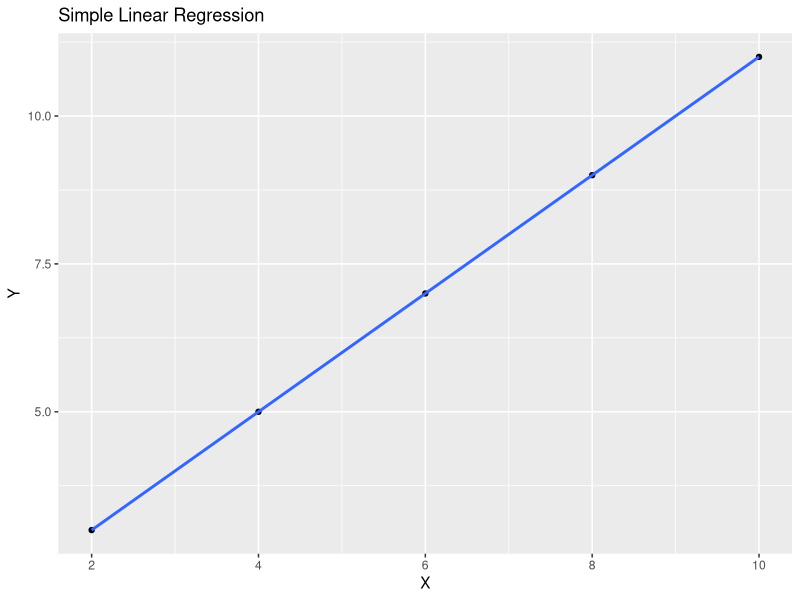

Write R code to recreate this figure.
# Load the ggplot2 package for data visualization
library(ggplot2)

# Create a dataset with two variables x and y
x <- c(2, 4, 6, 8, 10)
y <- c(3, 5, 7, 9, 11)
data <- data.frame(x, y)

# Plot the data using ggplot2
ggplot(data, aes(x = x, y = y)) +
  geom_point() +
  geom_smooth(method = "lm", se = FALSE) +
  labs(x = "X", y = "Y", title = "Simple Linear Regression")

# Fit a linear regression model to the data
model <- lm(y ~ x, data = data)

# Print the model summary
summary(model)
